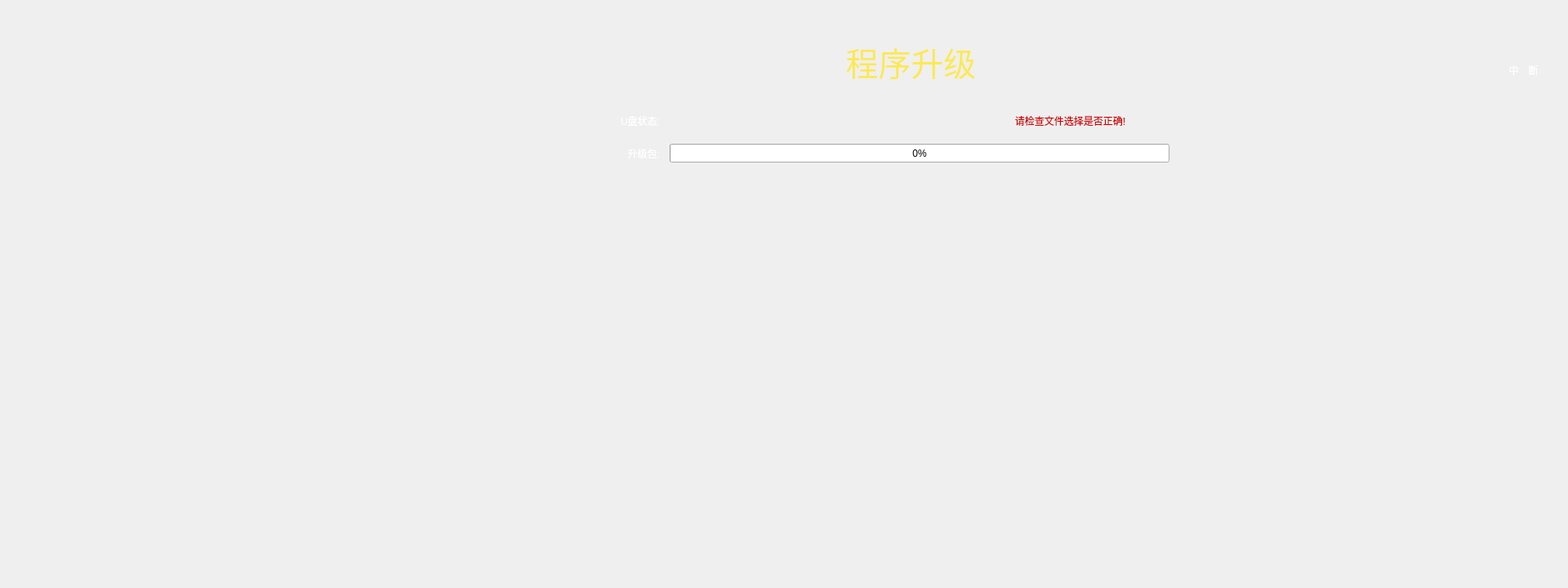
<?xml version="1.0" encoding="UTF-8"?>
<ui version="4.0">
 <class>Form_ProgramUpgrade</class>
 <widget class="QWidget" name="Form_ProgramUpgrade">
  <property name="geometry">
   <rect>
    <x>0</x>
    <y>0</y>
    <width>1920</width>
    <height>720</height>
   </rect>
  </property>
  <property name="windowTitle">
   <string>Form_ProgramUpgrade</string>
  </property>
  <property name="styleSheet">
   <string notr="true">QWidget#Form_ProgramUpgrade{
background-image: url(:/pic_de260/bg_01.png);
}

QTableView{
	color: rgb(196, 160, 0);
	font: 17pt &quot;WenQuanYi Zen Hei&quot;;
	background-color: transparent;
	gridline-color:rgba(73,153,216,200);
	selection-background-color:rgb(170,255,255);
	selection-color:rgb(255,0,0);
}

QLabel{
color: white;
font: 15pt &quot;WenQuanYi Zen Hei&quot;;
}</string>
  </property>
  <widget class="QLabel" name="label_2">
   <property name="geometry">
    <rect>
     <x>667</x>
     <y>133</y>
     <width>141</width>
     <height>29</height>
    </rect>
   </property>
   <property name="styleSheet">
    <string notr="true"/>
   </property>
   <property name="text">
    <string>U盘状态:</string>
   </property>
   <property name="alignment">
    <set>Qt::AlignRight|Qt::AlignTrailing|Qt::AlignVCenter</set>
   </property>
   <property name="indent">
    <number>-1</number>
   </property>
  </widget>
  <widget class="QLabel" name="label_3">
   <property name="geometry">
    <rect>
     <x>820</x>
     <y>133</y>
     <width>311</width>
     <height>29</height>
    </rect>
   </property>
   <property name="styleSheet">
    <string notr="true"/>
   </property>
   <property name="text">
    <string/>
   </property>
  </widget>
  <widget class="QLabel" name="label_4">
   <property name="geometry">
    <rect>
     <x>667</x>
     <y>173</y>
     <width>141</width>
     <height>29</height>
    </rect>
   </property>
   <property name="styleSheet">
    <string notr="true"/>
   </property>
   <property name="text">
    <string>升级包:</string>
   </property>
   <property name="alignment">
    <set>Qt::AlignRight|Qt::AlignTrailing|Qt::AlignVCenter</set>
   </property>
   <property name="indent">
    <number>-1</number>
   </property>
  </widget>
  <widget class="wika_tableView" name="tableView">
   <property name="geometry">
    <rect>
     <x>820</x>
     <y>210</y>
     <width>612</width>
     <height>431</height>
    </rect>
   </property>
   <property name="styleSheet">
    <string notr="true">QHeaderView::section:first{
	color:rgb(73,153,216);
	background-color:qlineargradient(spread:pad, x1:1, y1:1, x2:0, y2:0, stop:0 rgba(0,103,185, 255), stop:1 rgba(0,0,0, 255));
   height:30px;
	font: bold 17pt &quot;WenQuanYi Zen Hei&quot;; 
   border:1px solid rgba(73,153,216,200);
}

QHeaderView::section:middle{
	color:rgb(73,153,216);
	background-color:qlineargradient(spread:pad, x1:1, y1:1, x2:0, y2:0, stop:0 rgba(0,103,185, 255), stop:1 rgba(0,0,0, 255));
   height:30px;
	font: bold 17pt &quot;WenQuanYi Zen Hei&quot;; 
   border:1px solid rgba(73,153,216,200);
}

QHeaderView::section:last{
	color:rgb(73,153,216);
	background-color:qlineargradient(spread:pad, x1:1, y1:1, x2:0, y2:0, stop:0 rgba(0,103,185, 255), stop:1 rgba(0,0,0, 255));
   height:30px;
	font: bold 17pt &quot;WenQuanYi Zen Hei&quot;; 
   border:1px solid rgba(73,153,216,200);
}

/*
QHeaderView::section:checked{
	background-color:red;
}

QTableView::item{
    min-height: 30px;
}
*/
background-color: rgb(239, 41, 41);</string>
   </property>
  </widget>
  <widget class="QProgressBar" name="progressBar">
   <property name="geometry">
    <rect>
     <x>820</x>
     <y>176</y>
     <width>612</width>
     <height>23</height>
    </rect>
   </property>
   <property name="value">
    <number>0</number>
   </property>
  </widget>
  <widget class="QLabel" name="label_5">
   <property name="geometry">
    <rect>
     <x>930</x>
     <y>50</y>
     <width>371</width>
     <height>51</height>
    </rect>
   </property>
   <property name="font">
    <font>
     <family>TakaoPGothic</family>
     <pointsize>30</pointsize>
     <weight>50</weight>
     <italic>false</italic>
     <bold>false</bold>
    </font>
   </property>
   <property name="styleSheet">
    <string notr="true">color: rgb(252, 233, 79);
font: 30pt &quot;TakaoPGothic&quot;;</string>
   </property>
   <property name="text">
    <string>程序升级</string>
   </property>
   <property name="alignment">
    <set>Qt::AlignCenter</set>
   </property>
  </widget>
  <widget class="QLabel" name="label_6">
   <property name="geometry">
    <rect>
     <x>1190</x>
     <y>133</y>
     <width>241</width>
     <height>29</height>
    </rect>
   </property>
   <property name="styleSheet">
    <string notr="true">color: rgb(204, 0, 0);</string>
   </property>
   <property name="text">
    <string>请检查文件选择是否正确!</string>
   </property>
   <property name="alignment">
    <set>Qt::AlignCenter</set>
   </property>
  </widget>
  <widget class="QLabel" name="label">
   <property name="geometry">
    <rect>
     <x>1808</x>
     <y>20</y>
     <width>110</width>
     <height>120</height>
    </rect>
   </property>
   <property name="text">
    <string/>
   </property>
   <property name="pixmap">
    <pixmap resource="resources.qrc">:/button/button5.png</pixmap>
   </property>
  </widget>
  <widget class="QLabel" name="label_7">
   <property name="geometry">
    <rect>
     <x>1820</x>
     <y>50</y>
     <width>91</width>
     <height>71</height>
    </rect>
   </property>
   <property name="styleSheet">
    <string notr="true">color: white;
font: 17pt &quot;WenQuanYi Zen Hei&quot;;</string>
   </property>
   <property name="text">
    <string>中　断</string>
   </property>
   <property name="alignment">
    <set>Qt::AlignCenter</set>
   </property>
  </widget>
 </widget>
 <layoutdefault spacing="6" margin="11"/>
 <customwidgets>
  <customwidget>
   <class>wika_tableView</class>
   <extends>QTableView</extends>
   <header location="global">wika_tableView.h</header>
  </customwidget>
 </customwidgets>
 <resources>
  <include location="resources.qrc"/>
 </resources>
 <connections/>
</ui>
